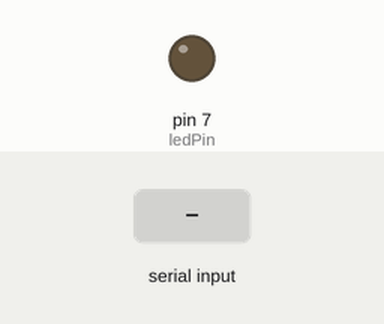
Simulated run of this sketch. Board: Arduino Nano, built with avr-gcc and run on an emulated ATmega328P. Shown: output pins drawn as LEDs (lit = HIGH). Inputs (shaded band) come from the test bench.

Above: at 1.2 s.
1.3 s: "3" received over the second serial link
At 1.8 s:
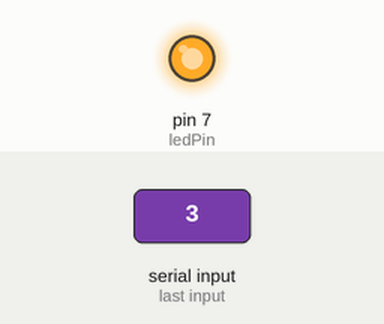
2.8 s: "0" received over the second serial link
At 4.1 s:
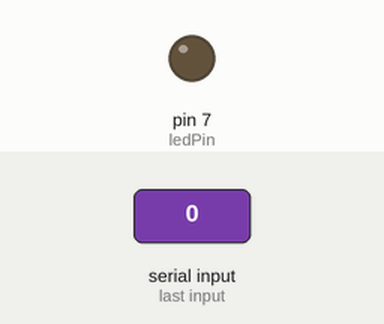
Timing chart, 0 to 5.8 s (numbered marks = the images above; inputs shaded):
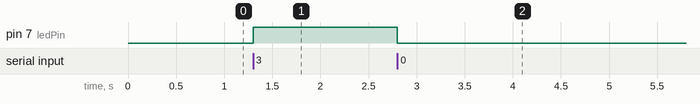

The sketch:

b_uetooth2.ino
```cpp
#include <SoftwareSerial.h>
SoftwareSerial BTserial(2, 3); // SRX | STX
// D2 pin of NANO is SRX-pin of NANO; it will have connection with TX-pin of HC-05
// D3 pin of NANO is STX-pin of NANO; it will have connection with RX-pin of HC-05 via voltage divider.

#define ledPin 7
#define analogPin A0

int val = 0;
char c = ' '; //initializes to a space

void setup()
{
    pinMode(ledPin, OUTPUT);
    digitalWrite(ledPin, LOW);
    Serial.begin(9600);
    BTserial.println("Arduino is ready");

    // HC-05 default serial speed for communication mode is 9600
    BTserial.begin(9600);
    BTserial.println("BTserial started at 9600");
}

void loop()
{
   // Keep reading from HC-05 and send to Arduino Serial Monitor


    if (BTserial.available())
    {
        c = BTserial.read();
        //Serial.write(c);
    }
     if (c == '0') {
        digitalWrite(ledPin, LOW); // Turn LED OFF
        BTserial.println("LED: OFF"); // Send back, to the phone, the String "LED: ON"
        c = ' ';
    }
    else if (c == '3') {
      digitalWrite(ledPin, HIGH);
      BTserial.println("LED: ON");;
      c = ' ';
    }
    else if (c == '2')
    {

      val = analogRead(analogPin);     // read the input pin
     //float voltage = val * 500.0;
    // voltage /= 1024.0;
   val =  constrain(val, 100, 1000);
     BTserial.println(val);
      delay(500);

      }
}
```

Measured:
- after the input at 1.3 s, pin 7 (ledPin): LOW → HIGH at once
- after the input at 2.8 s, pin 7 (ledPin): HIGH → LOW at once
